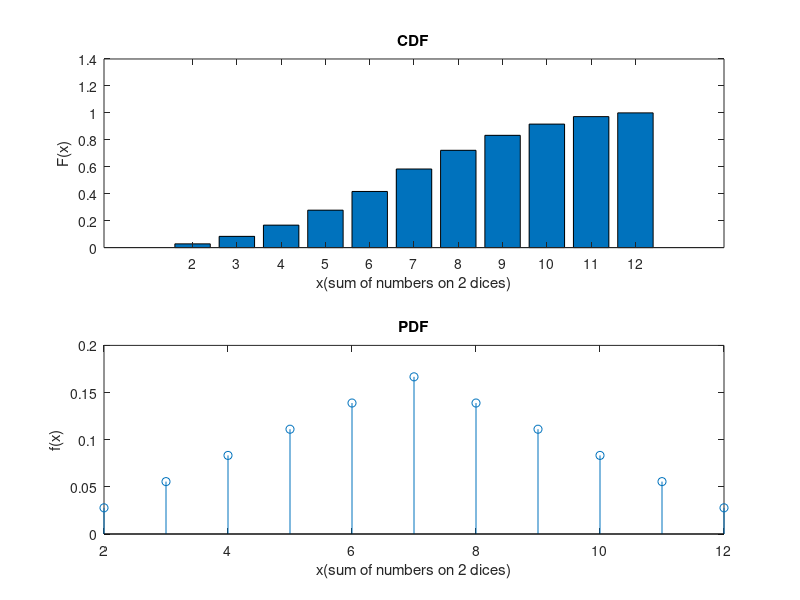

Write the MATLAB code that produced this figure.
clear all;
close all;
clc;
nd1=6;
nd2=6;
t=nd1*nd2;
d1=[1 2 3 4 5 6];
d2=d1;
for i=1:length(d1)
	for j=1:length(d2)
  	x(i,j)=d1(i)+d2(j);
	end
end
y=reshape(x,1,[]);
[n,e]=hist(y,unique(y));
PDF=n/t;
CDF(1)=PDF(1);
for i=2:length(PDF)
	CDF(i)=PDF(i)+CDF(i-1);
end
subplot(2,1,1);
bar(e,CDF),title('CDF');
xlabel('x(sum of numbers on 2 dices)'),ylabel('F(x)');
subplot(2,1,2);
stem(e,PDF),title('PDF');
xlabel('x(sum of numbers on 2 dices)'),ylabel('f(x)');
  	